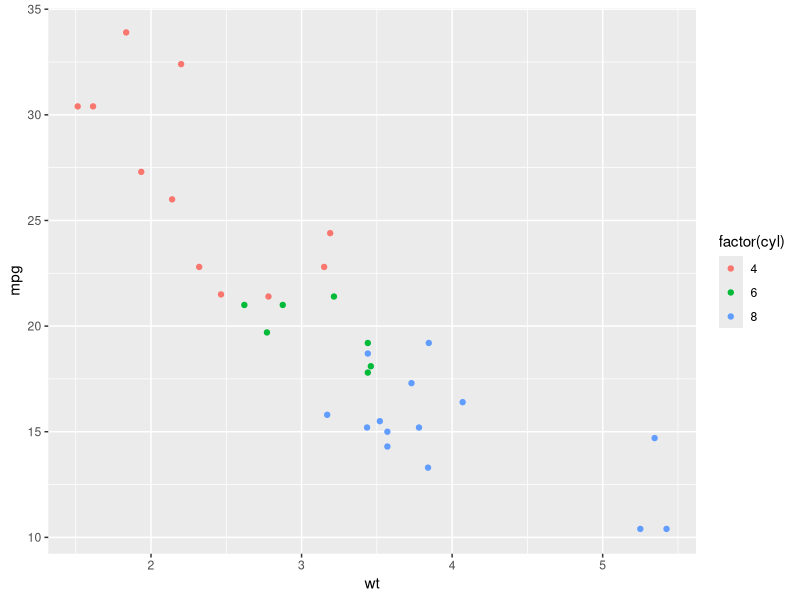

This chart was generated by the following R code:
library(ggplot2)

df<-mtcars
print(head(df))

pl <- ggplot(data=df,aes(x=wt, y=mpg))

print(pl + geom_point(aes(color=factor(cyl))))